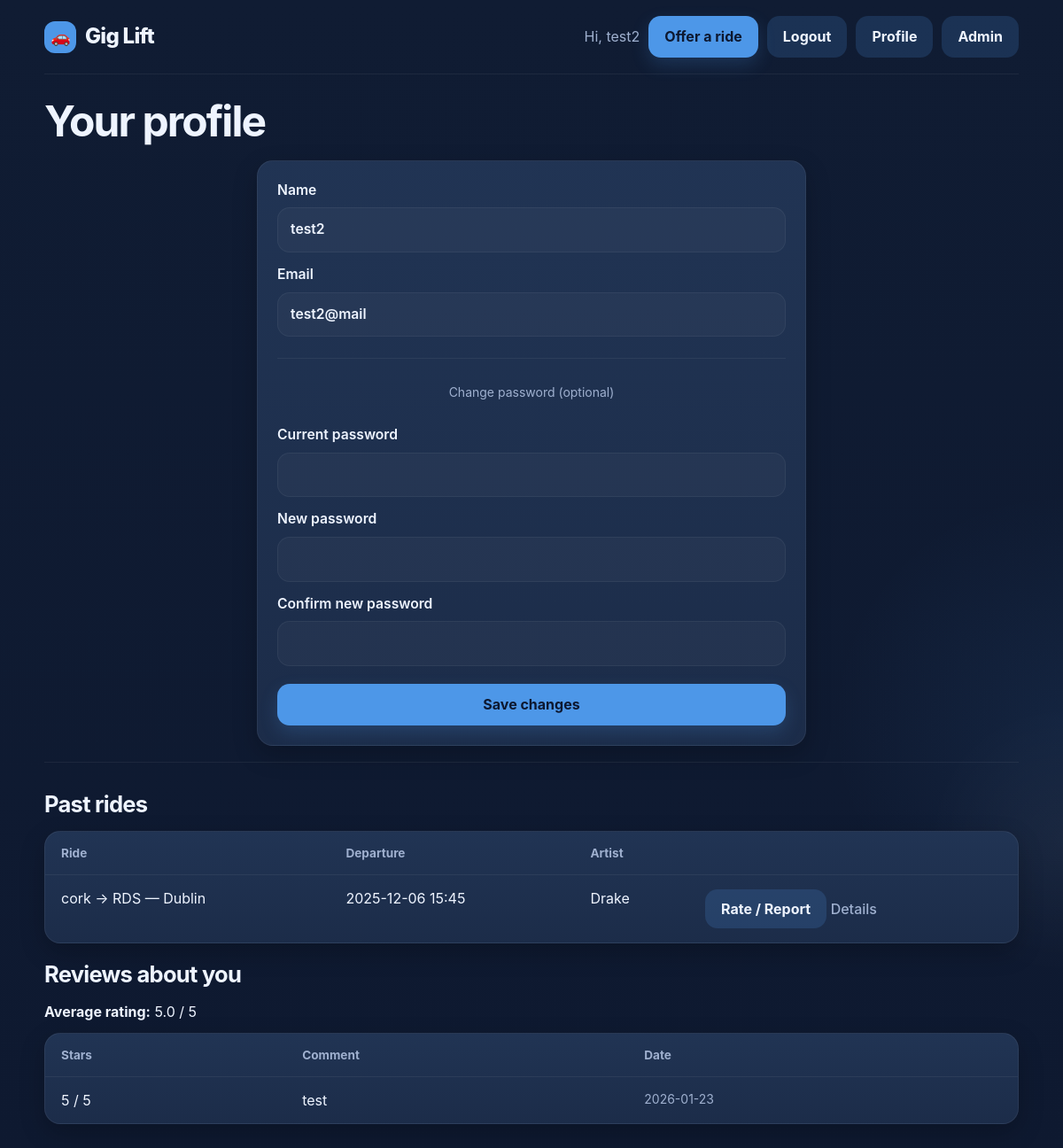
Screenshot of /profile (signed in) with the database file from the repository.
### app/models.py (models this page shows, shortened)
class User(Base):
    __tablename__ = "users"
    id: Mapped[int] = mapped_column(Integer, primary_key=True)
    email: Mapped[str] = mapped_column(String(255), unique=True, nullable=False)
    name: Mapped[str] = mapped_column(String(120), nullable=False)
    password: Mapped[str] = mapped_column(String(255), nullable=False)
    rides_offered: Mapped[list["Ride"]] = relationship(
        back_populates="driver",
        cascade="all, delete-orphan",
    )
    bookings: Mapped[list["Booking"]] = relationship(
        back_populates="rider",
        cascade="all, delete-orphan",
    )
    sent_messages: Mapped[list["RideMessage"]] = relationship(
        "RideMessage",
        back_populates="sender",
        cascade="all, delete-orphan",
    )

class Ride(Base):
    __tablename__ = "rides"
    id: Mapped[int] = mapped_column(Integer, primary_key=True)
    driver_id: Mapped[int] = mapped_column(ForeignKey("users.id"), nullable=False)
    origin: Mapped[str] = mapped_column(String(200), nullable=False)
    origin_lat: Mapped[float | None] = mapped_column(Float, nullable=True)
    origin_lng: Mapped[float | None] = mapped_column(Float, nullable=True)
    destination: Mapped[str] = mapped_column(String(200), nullable=False)
    depart_at: Mapped[datetime] = mapped_column(DateTime, nullable=False)
    seats_total: Mapped[int] = mapped_column(Integer, nullable=False, default=3)
    artist: Mapped[str] = mapped_column(String(120), nullable=False, default="")
    tags_csv: Mapped[str] = mapped_column(Text, nullable=False, default="")
    @property
    def tags(self) -> list[str]:
        return [t.strip() for t in self.tags_csv.split(",") if t.strip()]
    driver: Mapped["User"] = relationship(back_populates="rides_offered")
    bookings: Mapped[list["Booking"]] = relationship(
        back_populates="ride",
        cascade="all, delete-orphan",
    )
    messages: Mapped[list["RideMessage"]] = relationship(
        "RideMessage",
        back_populates="ride",
        cascade="all, delete-orphan",
        order_by="RideMessage.created_at.asc()",
    )

class Rating(Base):
    __tablename__ = "ratings"
    __table_args__ = (
        UniqueConstraint("ride_id", "rater_id", "ratee_id", name="uq_rating_once_per_ride_pair"),
    )
    id: Mapped[int] = mapped_column(Integer, primary_key=True)
    ride_id: Mapped[int] = mapped_column(ForeignKey("rides.id"), nullable=False)
    rater_id: Mapped[int] = mapped_column(ForeignKey("users.id"), nullable=False)
    ratee_id: Mapped[int] = mapped_column(ForeignKey("users.id"), nullable=False)
    stars: Mapped[int] = mapped_column(Integer, nullable=False)  # 1..5
    comment: Mapped[str] = mapped_column(Text, nullable=False, default="")
    created_at: Mapped[datetime] = mapped_column(DateTime, default=datetime.utcnow)

### app/web.py (the view)
@app.get("/profile")
@login_required
def profile():
    [db] = list(get_db())
    try:
        past_rides = (
            db.query(Ride)
              .join(CompletedRide, CompletedRide.ride_id == Ride.id)
              .outerjoin(Booking, Booking.ride_id == Ride.id)
              .filter(or_(Ride.driver_id == g.user.id, Booking.rider_id == g.user.id))
              .distinct()
              .order_by(CompletedRide.completed_at.desc())
              .all()
        )
        ratings = (
            db.query(Rating)
              .filter(Rating.ratee_id == g.user.id)
              .order_by(Rating.created_at.desc())
              .all()
        )
        avg = db.query(func.avg(Rating.stars)).filter(Rating.ratee_id == g.user.id).scalar()
        avg = float(avg) if avg is not None else None
        return render_template("profile.html", user=g.user, past_rides=past_rides, ratings=ratings, avg_rating=avg)
    finally:
        db.close()

### app/auth.py (called while the page is built)
def load_current_user():
    user_id = session.get("user_id")
    if not user_id:
        g.user = None
        return
    [db] = list(get_db())
    try:
        g.user = db.query(User).get(user_id)
    finally:
        db.close()

def login_required(view):
    @wraps(view)
    def wrapped(*args, **kwargs):
        if not session.get("user_id"):
            flash("Please log in first.")
            return redirect(url_for("login"))
        return view(*args, **kwargs)
    return wrapped

### app/db.py (called while the page is built)
def get_db():
    db = SessionLocal()
    try:
        yield db
    finally:
        db.close()

### app/web.py (called while the page is built)
@app.before_request
def _load_user():
    load_current_user()
    g.is_admin = False
    if g.user:
        [db] = list(get_db())
        try:
            g.is_admin = db.query(AdminUser).get(g.user.id) is not None
        finally:
            db.close()

@app.context_processor
def inject_user():
    return {"current_user": getattr(g, "user", None)}

### app/templates/profile.html
{% extends "base.html" %}
{% block content %}
<h2>Your profile</h2>
<form method="post" class="auth-card">
  <label>Name
    <input type="text" name="name" value="{{ user.name }}" required>
  </label>
  <label>Email
    <input type="email" name="email" value="{{ user.email }}" required>
  </label>
  <hr>
  <p class="muted small">Change password (optional)</p>
  <label>Current password
    <input type="password" name="current_password" autocomplete="current-password">
  </label>
  <label>New password
    <input
      type="password"
      name="new_password"
      minlength="8"
      pattern="^(?=.*[A-Z])(?=.*\d).{8,}$"
      title="Must be at least 8 characters and include at least 1 capital letter and 1 number."
      autocomplete="new-password"
    />
  </label>
  <label>Confirm new password
    <input
      type="password"
      name="confirm_password"
      minlength="8"
      pattern="^(?=.*[A-Z])(?=.*\d).{8,}$"
      title="Must be at least 8 characters and include at least 1 capital letter and 1 number."
      autocomplete="new-password"
    />
  </label>
  <button class="btn" type="submit">Save changes</button>
</form>
<hr>
<h3>Past rides</h3>
{% if past_rides %}
  <table class="table">
    <thead>
      <tr>
        <th>Ride</th>
        <th>Departure</th>
        <th>Artist</th>
        <th></th>
      </tr>
    </thead>
    <tbody>
      {% for r in past_rides %}
        <tr>
          <td>{{ r.origin }} → {{ r.destination }}</td>
          <td>{{ r.depart_at.strftime("%Y-%m-%d %H:%M") }}</td>
          <td>{{ r.artist }}</td>
          <td>
            <a class="btn btn-secondary" href="{{ url_for('review_ride', ride_id=r.id) }}">Rate / Report</a>
            <a class="btn btn-link" href="{{ url_for('ride_detail', ride_id=r.id) }}">Details</a>
          </td>
        </tr>
      {% endfor %}
    </tbody>
  </table>
{% else %}
  <p class="muted">No past rides yet.</p>
{% endif %}
<h3 style="margin-top:16px;">Reviews about you</h3>
{% if avg_rating is not none %}
  <p><strong>Average rating:</strong> {{ "%.1f"|format(avg_rating) }} / 5</p>
{% else %}
  <p class="muted">No reviews yet.</p>
{% endif %}
{% if ratings %}
  <table class="table">
    <thead>
      <tr>
        <th>Stars</th>
        <th>Comment</th>
        <th>Date</th>
      </tr>
    </thead>
    <tbody>
      {% for r in ratings %}
        <tr>
          <td>{{ r.stars }} / 5</td>
          <td>{{ r.comment }}</td>
          <td class="muted small">
            {% if r.created_at %}{{ r.created_at.strftime("%Y-%m-%d") }}{% endif %}
          </td>
        </tr>
      {% endfor %}
    </tbody>
  </table>
{% else %}
  <p class="muted">No reviews yet.</p>
{% endif %}
{% endblock %}

### app/templates/base.html (shortened to what this page needs)
<doctype html>
<html lang="en">
<head>
  <link rel="stylesheet" href="{{ url_for('static', filename='styles.css') }}">
</head>
<body>
  <header class="container">
    <h1><a href="{{ url_for('home') }}">Gig Lift</a></h1>
    <nav>
      {% if current_user %}
        <span class="muted">Hi, {{ current_user.name }}</span>
        <a href="{{ url_for('rides_new') }}" class="btn">Offer a ride</a>
        <a href="{{ url_for('logout') }}" class="btn btn-secondary">Logout</a>
        <a href="{{ url_for('profile') }}" class="btn btn-secondary">Profile</a>
      {% if g.is_admin %}
        <a href="{{ url_for('admin_home') }}" class="btn btn-secondary">Admin</a>
      {% endif %}
      {% else %}
        <a href="{{ url_for('login') }}" class="btn">Login</a>
        <a href="{{ url_for('signup') }}" class="btn btn-secondary">Sign up</a>
      {% endif %}
    </nav>
  </header>
  <main class="container">
    {% block content %}{% endblock %}
  </main>
</body>
</html>

### app/static/styles.css (style rules this page uses)
:root { --bg: #0f1c34; --surface: #152542; --card: #1d2d4a; --card-2: #223555; --border: rgba(255,255,255,0.06); --text: #eef4ff; --muted: #9fb0cf; --primary: #4d97e8; --primary-2: #5aa7ff; --danger: #e03a3a; --success: #57c58a; --radius: 18px; --radius-sm: 12px; --shadow: 0 10px 28px rgba(0,0,0,0.22); --max-width: 1100px; }
* { box-sizing: border-box; }
html, body { margin: 0; padding: 0; }
body { font-family: Inter, ui-sans-serif, system-ui, -apple-system, BlinkMacSystemFont, "Segoe UI", Roboto, sans-serif; color: var(--text); line-height: 1.45; background: radial-gradient(circle at 100% 62%, rgba(77,151,232,0.08), transparent 18%), radial-gradient(circle at 100% 72%, rgba(255,255,255,0.04), transparent 10%), linear-gradient(180deg, #101c33 0%, #0e1930 100%); }
a { color: var(--primary); text-decoration: none; }
.container { width: min(var(--max-width), calc(100% - 32px)); margin: 0 auto; }
header.container { display: flex; align-items: center; justify-content: space-between; gap: 16px; padding: 18px 0; border-bottom: 1px solid var(--border); }
header h1 { margin: 0; font-size: clamp(1.5rem, 2vw, 2rem); font-weight: 800; letter-spacing: -0.03em; }
header h1 a { color: var(--text); display: inline-flex; align-items: center; gap: 10px; }
header h1 a::before { content: "🚗"; width: 36px; height: 36px; display: inline-grid; place-items: center; border-radius: 12px; background: var(--primary); color: #10203c; font-size: 18px; }
nav { display: flex; flex-wrap: wrap; justify-content: flex-end; gap: 10px; align-items: center; }
main.container { padding: 28px 0 48px; }
h2 { margin: 0 0 10px; font-size: clamp(2rem, 4vw, 3.1rem); line-height: 1.05; letter-spacing: -0.04em; }
h3 { margin: 28px 0 12px; font-size: 1.6rem; letter-spacing: -0.03em; }
p { margin: 0 0 12px; }
hr { border: 0; border-top: 1px solid var(--border); margin: 10px 0; }
.muted { color: var(--muted); }
.small { font-size: 0.875rem; }
.card, .auth-card, .form, .filters, .table, fieldset.tags { background: linear-gradient(180deg, rgba(34,53,85,0.96), rgba(29,45,74,0.96)); border: 1px solid var(--border); border-radius: var(--radius); box-shadow: var(--shadow); }
.card, .auth-card, .form { padding: 22px; margin-bottom: 18px; }
.auth-card { max-width: 620px; margin: 18px auto; display: grid; gap: 14px; }
label { display: block; font-size: 0.98rem; font-weight: 600; color: var(--text); }
input, select, textarea { width: 100%; margin-top: 8px; padding: 13px 14px; border-radius: 14px; border: 1px solid rgba(255,255,255,0.05); background: rgba(255,255,255,0.03); color: var(--text); font: inherit; outline: none; transition: border-color .18s ease, box-shadow .18s ease, background .18s ease; }
input::placeholder, textarea::placeholder { color: #8395b8; }
.btn, button, input[type="submit"] { appearance: none; border: 0; border-radius: 14px; padding: 12px 18px; background: var(--primary); color: #0d1830; font: inherit; font-weight: 700; cursor: pointer; display: inline-flex; align-items: center; justify-content: center; gap: 8px; box-shadow: 0 8px 20px rgba(77,151,232,0.2); transition: transform .15s ease, opacity .15s ease; }
.btn-secondary { background: rgba(77,151,232,0.18); color: var(--text); box-shadow: none; }
.btn-link { padding: 0; background: transparent; color: var(--muted); box-shadow: none; border-radius: 0; font-weight: 500; }
.table { width: 100%; border-collapse: separate; border-spacing: 0; overflow: hidden; }
.table thead th { padding: 16px 18px; text-align: left; font-size: 0.85rem; color: var(--muted); font-weight: 700; border-bottom: 1px solid var(--border); }
.table tbody td { padding: 16px 18px; vertical-align: top; border-bottom: 1px solid var(--border); }
.table tbody tr:last-child td { border-bottom: 0; }
.auth-card .btn { width: 100%; margin-top: 6px; }
.auth-card p { text-align: center; margin-top: 4px; }

### rows the page displays
User: name "test2", email "test2@mail"
Ride: origin "cork", destination "RDS — Dublin", depart_at "2025-12-06 15:45", artist "Drake"
Rating: stars "5", comment "test", created_at "2026-01-23"

### other values shown
{{ "%.1f"|format(avg_rating) }} "5.0"
